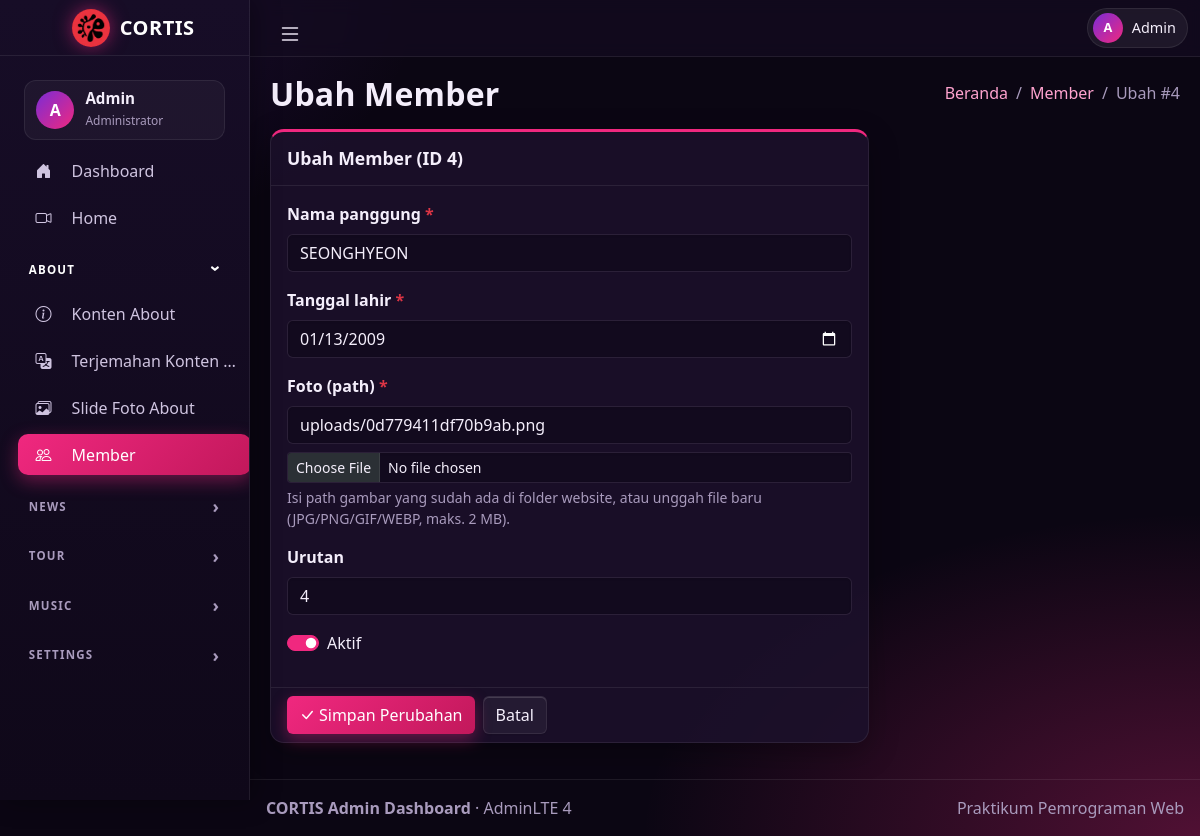
/form.php?t=members&id=4, run on an earlier commit of the app's database.
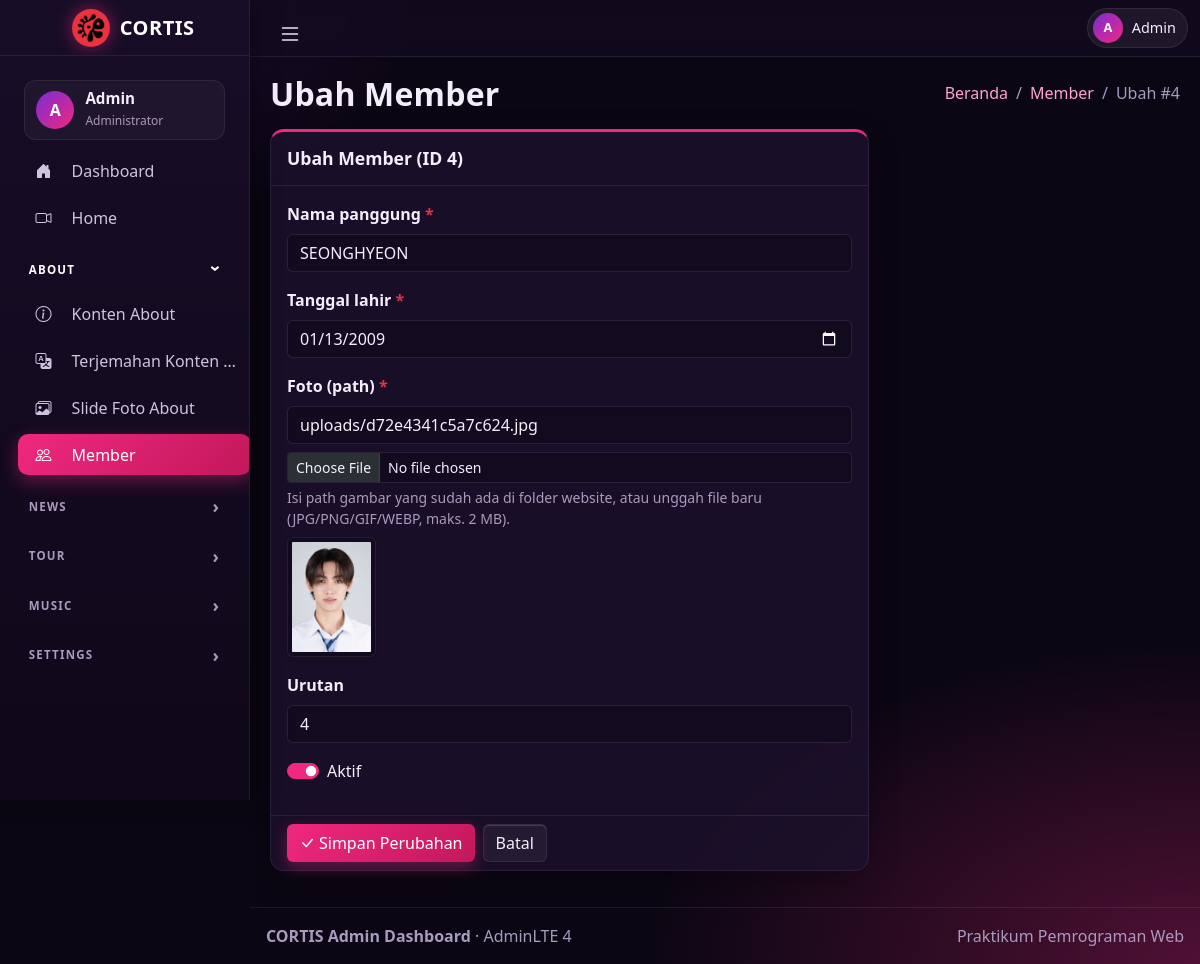
And on a later commit of the database.
### tables this page shows
CREATE TABLE `members` (
  `member_id` int(11) NOT NULL,
  `stage_name` varchar(50) NOT NULL,
  `birth_date` date NOT NULL,
  `photo_url` varchar(255) NOT NULL,
  `sort_order` int(11) NOT NULL DEFAULT 0,
  `is_active` tinyint(1) NOT NULL DEFAULT 1,
  `created_at` datetime NOT NULL DEFAULT current_timestamp(),
  `updated_at` datetime NOT NULL DEFAULT current_timestamp() ON UPDATE current_timestamp()
);

### config/tampilan.php (called while the page is built)
<?php
return [
  'url_website' => '',
];

### includes/fungsi.php (called while the page is built, shortened)
<?php
$TABEL = require __DIR__ . "/../config/tables.php";
function tabel_per_grup() {
  global $TABEL;
  $urut = [
    'home_banner',
    'about_content', 'about_content_translations', 'about_slides', 'members',
    'news', 'news_translations',
    'tours', 'tour_translations', 'tour_events', 'tour_event_translations',
    'songs', 'song_lyric_lines',
    'navigation_menus', 'navigation_menu_translations', 'social_links', 'languages', 'admins',
  ];
  $out = [];
  foreach ($urut as $nama) {
    if (isset($TABEL[$nama])) $out[$TABEL[$nama]['group']][$nama] = $TABEL[$nama];
  }
  return $out;
}
function url_gambar($path) {
  static $base = null;
  if ($base === null) $base = (require __DIR__ . "/../config/tampilan.php")['url_website'] ?? '';
  $path = (string) $path;
  if (preg_match('#^(https?:)?//#i', $path) || $path[0] === '/' || strpos($path, 'uploads/') === 0) return $path;
  return $base . $path;
}
function h($s) {
  return htmlspecialchars((string) $s, ENT_QUOTES, 'UTF-8');
}
function ambil_tabel($nama) {
  global $TABEL;
  return $TABEL[$nama];
}
function url_tabel($t, array $p = []) {
  $p = array_filter(array_merge(['t' => $t], $p), fn($v) => $v !== '' && $v !== null);
  return 'tabel.php?' . http_build_query($p);
}

### form.php (the view, shortened to what this page needs)
<?php
require_once __DIR__ . "/includes/fungsi.php";
require_once __DIR__ . "/includes/layout.php";
$t   = $_GET['t'] ?? ($_POST['t'] ?? '');
$cfg = ambil_tabel($t);
$pk  = $cfg['pk'];
$cols = $cfg['cols'];
$fields = array_filter($cols, fn($c) => $c['form']);
$id = $_GET['id'] ?? ($_POST['id'] ?? '');
$edit = ($id !== '' && ctype_digit((string) $id));
$row = null;
if ($edit) {
  $st = $pdo->prepare("SELECT * FROM `$t` WHERE `$pk` = ?");
  $st->execute([$id]);
  $row = $st->fetch();
}
$errors = [];
$old = [];
function nilai_form($n, $c) {
  global $old, $row, $edit;
  if ($edit && $row) {
    $v = $row[$n];
    return $v;
  }
  return $c['default'] === 'CURRENT_TIMESTAMP' ? '' : ($c['default'] ?? '');
}
$judul = ($edit ? "Ubah " : "Tambah ") . $cfg['label'];
layout_atas($judul, $t, [[$cfg['label'], url_tabel($t)], $edit ? "Ubah #$id" : "Tambah"]);
?>
<div class="row">
  <div class="col-lg-8">
    <div class="card card-primary card-outline mb-4">
      <div class="card-header"><h3 class="card-title"><?= h($judul) ?> <?= $edit ? '(ID ' . h($id) . ')' : '' ?></h3></div>
      <form method="post" action="form.php?t=<?= h($t) ?>" enctype="multipart/form-data" novalidate>
        <div class="card-body">
          <?php foreach ($fields as $n => $c) {
            $v = nilai_form($n, $c);
            $err = $errors[$n] ?? '';
            $idf = 'f_' . $n;
            $kelas = 'form-control' . ($err ? ' is-invalid' : '');
            $wajib = $c['required'] && !($c['type'] === 'password' && $edit); ?>
            <div class="mb-3">
              <?php if ($c['type'] === 'bool') { ?>
                <div class="form-check form-switch">
                  <input class="form-check-input" type="checkbox" role="switch" id="<?= $idf ?>" name="<?= $idf ?>" value="1" <?= $v ? 'checked' : '' ?>>
                  <label class="form-check-label" for="<?= $idf ?>"><?= h($c['label']) ?></label>
                </div>
              <?php } else { ?>
                <label for="<?= $idf ?>" class="form-label"><?= h($c['label']) ?><?= $wajib ? ' <span class="text-danger">*</span>' : '' ?></label>
                <?php if ($c['type'] === 'textarea') { ?>
                  <textarea class="<?= $kelas ?>" id="<?= $idf ?>" name="<?= $idf ?>" rows="5"><?= h($v) ?></textarea>
                <?php } elseif ($c['type'] === 'password') { ?>
                  <input type="password" class="<?= $kelas ?>" id="<?= $idf ?>" name="<?= $idf ?>" autocomplete="new-password"
                         placeholder="<?= $edit ? 'Kosongkan jika tidak diganti' : 'Minimal 6 karakter' ?>">
                <?php } elseif ($c['type'] === 'image') { ?>
                  <input type="text" class="<?= $kelas ?>" id="<?= $idf ?>" name="<?= $idf ?>" maxlength="<?= (int) $c['max'] ?>"
                         value="<?= h($v) ?>" placeholder="mis. images/member1.jpg">
                  <div class="mt-2">
                    <input type="file" class="form-control form-control-sm" name="file_<?= h($n) ?>" accept="image/*">
                    <div class="form-text">Isi path gambar yang sudah ada di folder website, atau unggah file baru (JPG/PNG/GIF/WEBP, maks. 2 MB).</div>
                  </div>
                  <?php if ($v) { ?>
                    <img src="<?= h(url_gambar($v)) ?>" alt="Pratinjau" class="img-thumbnail mt-2" style="max-height:120px" onerror="this.style.display='none'">
                  <?php } ?>
                <?php } else {
                  $tipe = ['number' => 'number', 'date' => 'date', 'datetime' => 'datetime-local'][$c['type']] ?? 'text'; ?>
                  <input type="<?= $tipe ?>" class="<?= $kelas ?>" id="<?= $idf ?>" name="<?= $idf ?>"
                         value="<?= h($v) ?>" <?= $c['max'] ? 'maxlength="' . (int) $c['max'] . '"' : '' ?>
                         <?= $c['type'] === 'datetime' ? 'step="1"' : '' ?>>
                <?php } ?>
              <?php } ?>
            </div>
          <?php } ?>
        </div>
        <div class="card-footer d-flex gap-2">
          <button type="submit" class="btn btn-primary"><i class="bi bi-check-lg me-1"></i><?= $edit ? 'Simpan Perubahan' : 'Simpan' ?></button>
          <a href="<?= h(url_tabel($t)) ?>" class="btn btn-outline-secondary">Batal</a>
        </div>
      </form>
    </div>
  </div>
</div>
<?php layout_bawah();

### includes/layout.php (shortened to what this page needs)
<?php
function layout_atas($judul, $aktif = '', array $breadcrumb = [], $sub = '') {
  $grup = tabel_per_grup();
  ?>
<!doctype html>
<html lang="id" data-bs-theme="dark" data-lte-color-mode="off">
<head>
  <link rel="stylesheet" href="https://cdn.jsdelivr.net/npm/@fontsource/source-sans-3@5.0.12/index.css" />
  <link rel="stylesheet" href="https://cdn.jsdelivr.net/npm/overlayscrollbars@2.11.0/styles/overlayscrollbars.min.css" />
  <link rel="stylesheet" href="https://cdn.jsdelivr.net/npm/bootstrap-icons@1.13.1/font/bootstrap-icons.min.css" />
  <link rel="stylesheet" href="./css/adminlte.css" />
  <link rel="stylesheet" href="./css/cortis-theme.css" />
</head>
<body class="layout-fixed sidebar-expand-lg">
<div class="app-wrapper">
  <nav class="app-header navbar navbar-expand">
    <div class="container-fluid">
      <ul class="navbar-nav">
        <li class="nav-item">
          <a class="nav-link" href="#" role="button" id="tombol-sidebar" aria-label="Buka/tutup menu">
            <i class="bi bi-list fs-4"></i>
          </a>
        </li>
      </ul>
      <ul class="navbar-nav ms-auto">
        <li class="nav-item">
          <span class="cx-admin-chip"><span class="cx-avatar" style="width:30px;height:30px;flex-basis:30px;font-size:.8rem">A</span> Admin</span>
        </li>
      </ul>
    </div>
  </nav>
  <aside class="app-sidebar shadow">
    <div class="sidebar-brand">
      <a href="index.php" class="brand-link">
        <span class="cx-logo"><b>C</b><img src="<?= h(url_gambar('images/logo.jpeg')) ?>" alt="" onerror="this.remove()"></span>
        <span class="cx-brand-text">CORTIS</span>
      </a>
    </div>
    <div class="sidebar-wrapper">
      <div class="cx-profile">
        <span class="cx-avatar">A</span>
        <div><b>Admin</b><small>Administrator</small></div>
      </div>
      <nav class="mt-2">
        <ul class="nav sidebar-menu flex-column" role="menu">
          <li class="nav-item">
            <a href="index.php" class="nav-link <?= $aktif === 'index' ? 'active' : '' ?>">
              <i class="nav-icon bi bi-house-door-fill"></i><p>Dashboard</p>
            </a>
          </li>
        </ul>
        <?php foreach ($grup as $nama_grup => $items) { ?>
          <?php if (count($items) === 1) {
            $nama = array_key_first($items); $cfg = $items[$nama]; ?>
            <ul class="nav sidebar-menu flex-column" role="menu">
              <li class="nav-item">
                <a href="<?= h(url_tabel($nama)) ?>" class="nav-link <?= $aktif === $nama ? 'active' : '' ?>">
                  <i class="nav-icon bi <?= h($cfg['icon']) ?>"></i><p><?= h($nama_grup) ?></p>
                </a>
              </li>
            </ul>
            <?php continue; } ?>
          <details class="cx-group" <?= isset($items[$aktif]) ? 'open' : '' ?>>
            <summary><?= h($nama_grup) ?></summary>
            <ul class="nav sidebar-menu flex-column" role="menu">
              <?php foreach ($items as $nama => $cfg) { ?>
                <li class="nav-item">
                  <a href="<?= h(url_tabel($nama)) ?>" class="nav-link <?= $aktif === $nama ? 'active' : '' ?>">
                    <i class="nav-icon bi <?= h($cfg['icon']) ?>"></i><p><?= h($cfg['label']) ?></p>
                  </a>
                </li>
              <?php } ?>
            </ul>
          </details>
        <?php } ?>
      </nav>
    </div>
  </aside>
  <main class="app-main">
    <div class="app-content-header">
      <div class="container-fluid">
        <div class="row align-items-end">
          <div class="col-sm-7">
            <h1 class="mb-0"><?= h($judul) ?></h1>
          </div>
          <div class="col-sm-5">
            <ol class="breadcrumb float-sm-end mb-0">
              <li class="breadcrumb-item"><a href="index.php">Beranda</a></li>
              <?php foreach ($breadcrumb as $b) { ?>
                <?php if (is_array($b)) { ?>
                  <li class="breadcrumb-item"><a href="<?= h($b[1]) ?>"><?= h($b[0]) ?></a></li>
                <?php } else { ?>
                  <li class="breadcrumb-item active" aria-current="page"><?= h($b) ?></li>
                <?php } ?>
              <?php } ?>
            </ol>
          </div>
        </div>
      </div>
    </div>
    <div class="app-content">
      <div class="container-fluid">
<?php
}
function layout_bawah() {
  ?>
      </div>
    </div>
  </main>
  <footer class="app-footer">
    <div class="float-end d-none d-sm-inline">Praktikum Pemrograman Web</div>
    <strong>CORTIS Admin Dashboard</strong> · AdminLTE 4
  </footer>
</div>
</body>
</html>
<?php
}

What changed in the data, as far as the page shows it:
changed members "SEONGHYEON": photo_url "uploads/0d779411df70b9ab.png" → "uploads/d72e4341c5a7c624.jpg"; photo_url: picture added
